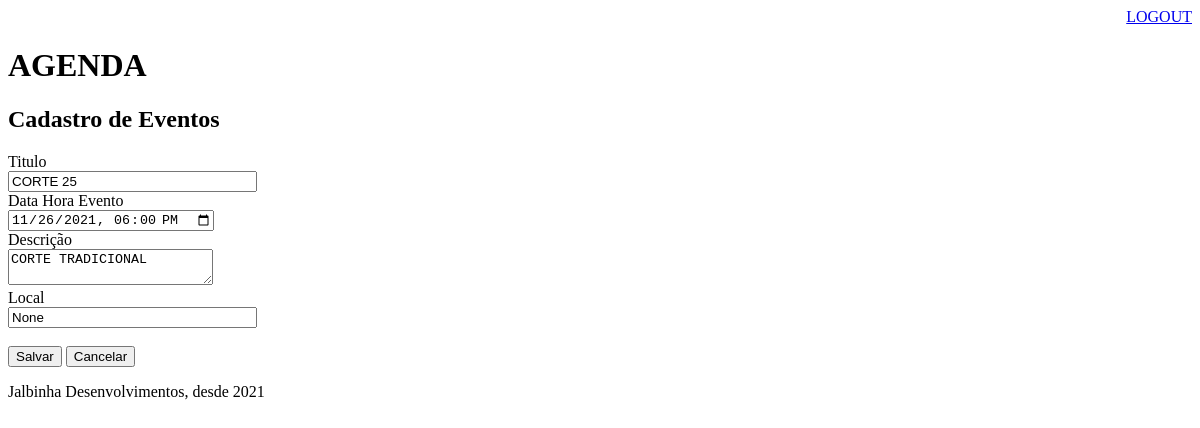
Before: /evento/?id=1 (signed in) with the older database file.
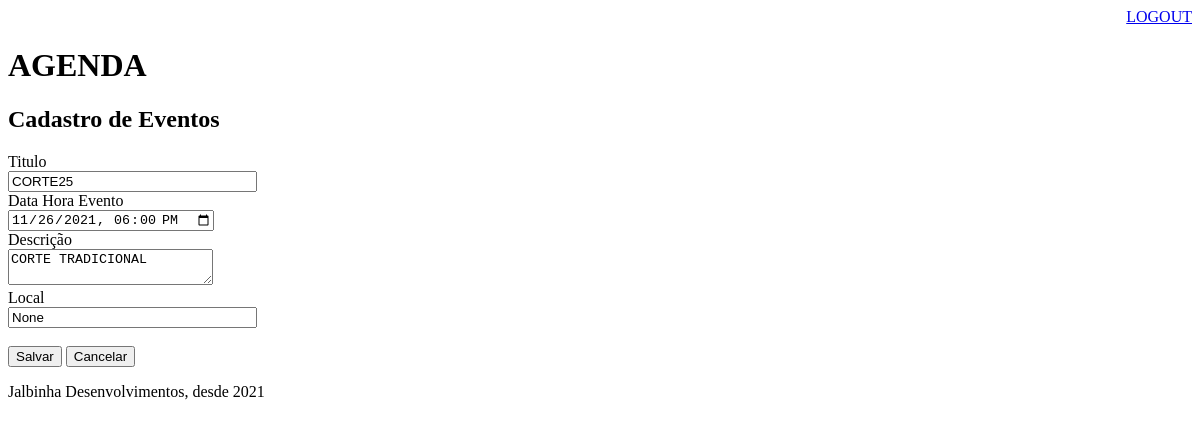
After: the same page with the newer database file.
### core/models.py (models this page shows, shortened)
class Evento(models.Model):
    titulo = models.CharField(max_length=100)
    descricao = models.TextField(blank=True, null=True)
    data_evento = models.DateTimeField(verbose_name='Data do Evento')
    data_criacao = models.DateTimeField(auto_now=True)
    usuario = models.ForeignKey(User, on_delete=models.CASCADE)
    local = models.CharField(max_length=100, blank=True, null=True)
    class Meta:
        db_table = 'evento'
    def get_input_data(self):
        return self.data_evento.strftime('%Y-%m-%dT%H:%M')

### core/views.py (the view)
# urls.py: path('evento/', views.eventos),
@login_required(login_url='/login/')
def eventos(request):
    id_evento = request.GET.get('id')
    dados = {}
    if id_evento:
        dados['evento'] = Evento.objects.get(id=id_evento)
    return render(request, 'evento.html', dados)

### templates/evento.html (shortened to what this page needs)
{% extends "model-page.html" %}
{% block content %}
    <h2>Cadastro de Eventos</h2>
    <form action="submit" method="post">{% csrf_token %}
        <label>Titulo</label>
        <br>
        <input name="titulo" type="text" size="28px" value="{{ evento.titulo }}">
        <br>
        <label>Data Hora Evento</label>
        <br>
        <input name="data_evento" type="datetime-local" value="{{ evento.get_input_data }}">
        <br>
        <label>Descrição</label>
        <br>
        <textarea name="descricao" cols="23" rows="2">{{ evento.descricao }}</textarea>
        <br>
        <label>Local</label>
        <br>
        <input name="local" type="text" size="28px"value="{{ evento.local }}">
        <br>
        <br>
        <button type="submit">Salvar</button>
        <a href="/">
            <button type="button">Cancelar</button>
        </a>
    </form>
{% endblock %}

### templates/model-page.html
<!DOCTYPE html>
<html lang="en">
<head>
    {% include "model-header.html" %}
</head>
    <body>
        {% block content%}
        {% endblock%}
        {% include "model-footer.html" %}
    </body>
</html>

### templates/model-header.html (shortened to what this page needs)
    <div align="right">
            <a href="/logout">LOGOUT</a>
    </div>
    <H1>AGENDA</H1>

### templates/model-footer.html
<p>Jalbinha Desenvolvimentos, desde 2021</p>

Changed rows visible on the page:
changed Evento "CORTE TRADICIONAL": titulo "CORTE 25" → "CORTE25"
